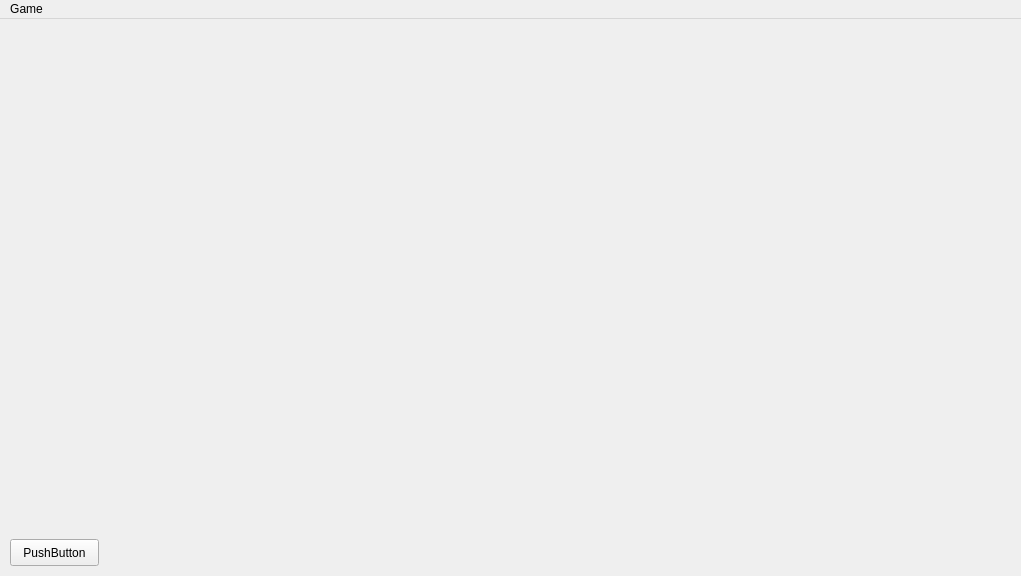
<?xml version="1.0" encoding="UTF-8"?>
<ui version="4.0">
 <class>MainWindow</class>
 <widget class="QMainWindow" name="MainWindow">
  <property name="geometry">
   <rect>
    <x>0</x>
    <y>0</y>
    <width>1021</width>
    <height>576</height>
   </rect>
  </property>
  <property name="windowTitle">
   <string>MainWindow</string>
  </property>
  <widget class="QWidget" name="centralWidget">
   <widget class="QPushButton" name="pushButton">
    <property name="geometry">
     <rect>
      <x>10</x>
      <y>520</y>
      <width>89</width>
      <height>27</height>
     </rect>
    </property>
    <property name="text">
     <string>PushButton</string>
    </property>
   </widget>
   <widget class="QWidget" name="widgetV" native="true">
    <property name="geometry">
     <rect>
      <x>10</x>
      <y>10</y>
      <width>1000</width>
      <height>500</height>
     </rect>
    </property>
    <property name="focusPolicy">
     <enum>Qt::StrongFocus</enum>
    </property>
   </widget>
  </widget>
  <widget class="QMenuBar" name="menuBar">
   <property name="geometry">
    <rect>
     <x>0</x>
     <y>0</y>
     <width>1021</width>
     <height>21</height>
    </rect>
   </property>
   <widget class="QMenu" name="menuGame">
    <property name="title">
     <string>Game</string>
    </property>
    <addaction name="action_New_Player"/>
    <addaction name="action_Load_Player"/>
    <addaction name="separator"/>
    <addaction name="actionNew_Game"/>
   </widget>
   <addaction name="menuGame"/>
  </widget>
  <action name="action_New_Player">
   <property name="text">
    <string>&amp;New Player</string>
   </property>
  </action>
  <action name="action_Load_Player">
   <property name="text">
    <string>&amp;Load Player</string>
   </property>
  </action>
  <action name="actionNew_Game">
   <property name="text">
    <string>New Game</string>
   </property>
  </action>
 </widget>
 <layoutdefault spacing="6" margin="11"/>
 <resources/>
 <connections/>
</ui>
